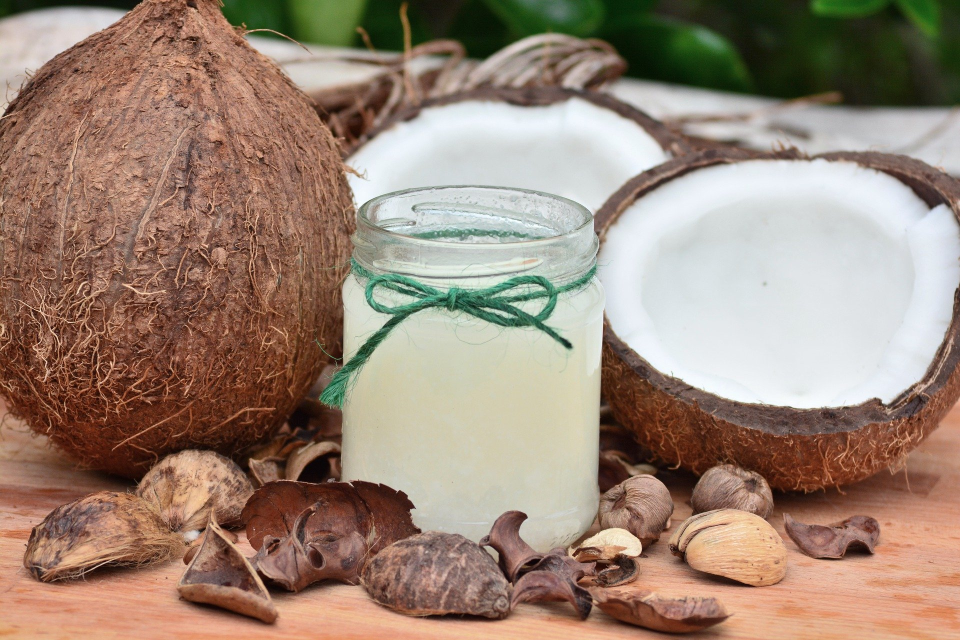
#> input picture images/eco-friendly-logo.png, 1920 x 1280 px (shown at 1/2 size)
$ python optimize_logo.py
#> lines starting #> are read from the running program, lines starting #| are printed output that depends on the picture
import os
from PIL import Image, ImageEnhance

def optimize_logo(input_path, output_path, max_size=(300, 100)):
    """
    Optimize the logo image:
    1. Resize while maintaining aspect ratio
    2. Enhance contrast and sharpness
    3. Optimize file size
    4. Convert to PNG with transparency
    """
#> called with input_path = 'images/eco-friendly-logo.png', output_path = 'images/logo.png', max_size = (300, 100)
    try:
        # Open the image
        img = Image.open(input_path)
#> img is the input picture: PIL image 1920x1280 RGB; mean R, G, B 155.5, 133.6, 117.8

        # Convert to RGBA if not already
        if img.mode != 'RGBA':
            img = img.convert('RGBA')
#> img: PIL image 1920x1280 RGBA

        # Calculate new size maintaining aspect ratio
        ratio = min(max_size[0]/img.size[0], max_size[1]/img.size[1])
#> ratio = 0.0781
        new_size = (int(img.size[0]*ratio), int(img.size[1]*ratio))
#> new_size = (150, 100)

        # Resize image
        img = img.resize(new_size, Image.Resampling.LANCZOS)
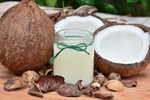
#> img: PIL image 150x100 RGBA; mean R, G, B, A 155.5, 133.6, 117.8, 255

        # Enhance image
        enhancer = ImageEnhance.Contrast(img)
        img = enhancer.enhance(1.2)  # Increase contrast by 20%
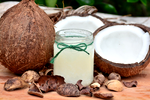
#> img: PIL image 150x100 RGBA; mean R, G, B, A 158.7, 132.2, 114.1, 255

        enhancer = ImageEnhance.Sharpness(img)
        img = enhancer.enhance(1.3)  # Increase sharpness by 30%

        # Save optimized image
        img.save(output_path, 'PNG', optimize=True, quality=90)
        print(f"Logo optimized and saved to {output_path}")

        # Print size reduction
        original_size = os.path.getsize(input_path)
        new_size = os.path.getsize(output_path)
        reduction = (original_size - new_size) / original_size * 100
        print(f"Size reduced by {reduction:.1f}% ({original_size/1024:.1f}KB -> {new_size/1024:.1f}KB)")

    except Exception as e:
        print(f"Error optimizing logo: {e}")

def main():
    # Use the eco-friendly logo as it seems most appropriate
    input_logo = 'images/eco-friendly-logo.png'
    output_logo = 'images/logo.png'

    if os.path.exists(input_logo):
        optimize_logo(input_logo, output_logo)
    else:
        print(f"Could not find logo file: {input_logo}")

if __name__ == '__main__':
    main()
